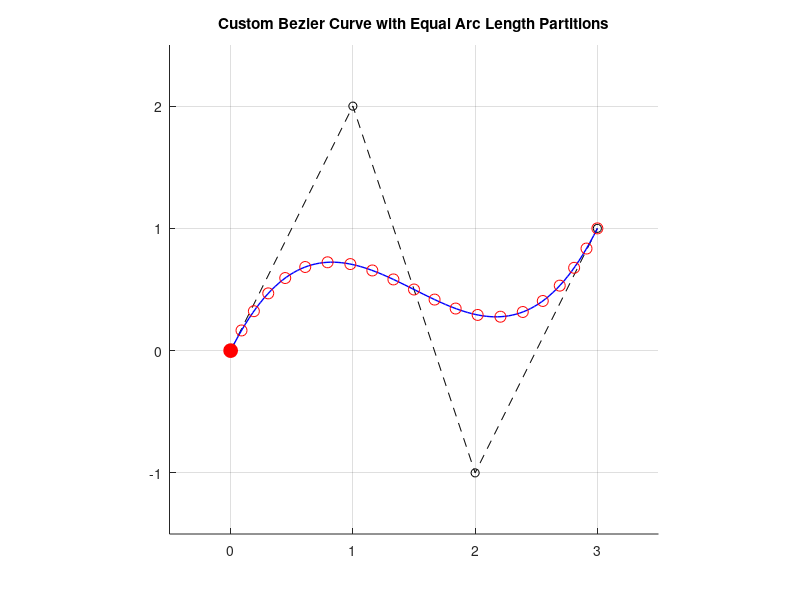

Reproduce this figure in MATLAB. (Note: this script raises an error after producing the figure.)
% Task 6: Create and equipartition a custom Bezier curve path
% 题目6：创建自定义贝塞尔曲线路径并进行等分

function task6_custom_bezier
    % 创建输出目录（如果不存在）
    if ~exist('out', 'dir')
        mkdir('out');
    end
    
    % 创建新的figure并设置固定大小
    fig = figure('Position', [100 100 800 600], 'Units', 'pixels');
    
    % 定义控制点（创建一个"S"形状）
    control_points = [
        0, 0;    % P0
        1, 2;    % P1
        2, -1;   % P2
        3, 1     % P3
    ];
    
    % 设置图形窗口
    set(gca, 'XLim', [-0.5 3.5], 'YLim', [-1.5 2.5], ...
        'SortMethod', 'childorder', 'Visible', 'on');
    cla
    axis square
    grid on;
    hold on;
    
    % 绘制控制多边形
    plot(control_points(:,1), control_points(:,2), 'k--o');
    
    % 绘制贝塞尔曲线
    t_plot = linspace(0, 1, 100);
    [x_plot, y_plot] = bezier_curve(t_plot, control_points);
    plot(x_plot, y_plot, 'b-', 'LineWidth', 1);
    
    % 等分曲线
    n = 20;  % 分段数
    s_values = linspace(0, 1, n+1);
    t_values = zeros(size(s_values));
    
    % 计算等分点
    for i = 1:length(s_values)
        t_values(i) = find_t_newton(s_values(i), control_points);
    end
    
    % 计算等分点的坐标
    [x_points, y_points] = bezier_curve(t_values, control_points);
    plot(x_points, y_points, 'ro', 'MarkerSize', 8);
    title('Custom Bezier Curve with Equal Arc Length Partitions');
    
    % 创建运动点
    ball = plot(x_plot(1), y_plot(1), 'ro', 'MarkerSize', 10, 'MarkerFaceColor', 'r');
    
    % 获取第一帧并确定视频大小
    drawnow;
    frame = getframe(fig);
    [height, width, ~] = size(frame.cdata);
    
    % 创建视频写入对象
    v = VideoWriter(fullfile('out', 'bezier_motion.avi'));
    v.FrameRate = 20;
    v.Quality = 100;
    open(v);
    writeVideo(v, frame);  % 写入第一帧
    
    % 等速运动演示
    title('Motion with Constant Speed on Bezier Curve');
    for s = linspace(0, 1, 50)
        t = find_t_newton(s, control_points);
        [x, y] = bezier_curve(t, control_points);
        
        % 使用题目要求的命令更新位置
        set(ball, 'xdata', x, 'ydata', y);
        drawnow;
        
        % 捕获当前帧并写入视频
        frame = getframe(fig);
        if size(frame.cdata, 1) ~= height || size(frame.cdata, 2) ~= width
            frame.cdata = imresize(frame.cdata, [height width]);
        end
        writeVideo(v, frame);
        
        pause(0.05);
    end
    
    % 关闭视频文件
    close(v);
    fprintf('动画已保存到 out/bezier_motion.avi\n');
end

function [x, y] = bezier_curve(t, control_points)
    % 确保t是列向量
    t = t(:);
    % 三次贝塞尔曲线公式
    B = [(1-t).^3, 3*t.*(1-t).^2, 3*t.^2.*(1-t), t.^3];
    x = B * control_points(:,1);
    y = B * control_points(:,2);
end

function t = find_t_newton(s, control_points)
    % 使用牛顿法找到对应的参数t
    t = s;  % 初始猜测
    tol = 1e-6;
    max_iter = 50;
    total_length = compute_arc_length(1, control_points);
    
    for i = 1:max_iter
        current_length = compute_arc_length(t, control_points);
        [dx, dy] = bezier_derivative(t, control_points);
        
        % 计算函数值和导数
        f = current_length/total_length - s;
        df = sqrt(dx^2 + dy^2)/total_length;
        
        % 牛顿迭代
        t_new = t - f/df;
        
        % 确保t_new在[0,1]范围内
        t_new = max(0, min(1, t_new));
        
        % 检查收敛
        if abs(t_new - t) < tol
            t = t_new;
            return;
        end
        t = t_new;
    end
end

function [dx, dy] = bezier_derivative(t, control_points)
    % 计算贝塞尔曲线的导数
    t = t(:);  % 确保t是列向量
    
    % 计算导数的基函数
    dB = [-3*(1-t).^2, 3*(1-4*t+3*t.^2), 3*(2*t-3*t.^2), 3*t.^2];
    
    % 计算x和y方向的导数
    dx = dB * control_points(:,1);
    dy = dB * control_points(:,2);
end

function len = compute_arc_length(t_end, control_points)
    % 使用复合Simpson求积计算弧长
    n = 100;  % 积分区间数
    t = linspace(0, t_end, n+1);
    h = t_end/n;
    
    % 计算所有点的速度
    [dx, dy] = bezier_derivative(t, control_points);
    v = sqrt(dx.^2 + dy.^2);
    
    % Simpson求积
    len = h/3 * (v(1) + 4*sum(v(2:2:end-1)) + 2*sum(v(3:2:end-2)) + v(end));
end